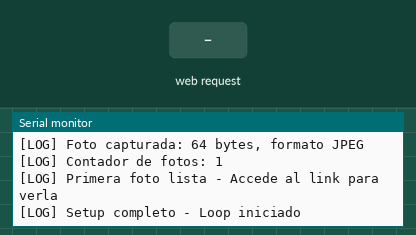
This sketch was run on a simulated ESP32. On the bench: the last lines printed to the serial monitor. The inputs (shaded band) are chosen by the test bench. The camera gives no picture.

Above: at 2.6 s.
2.7 s: HTTP request GET / received
At 3.9 s:
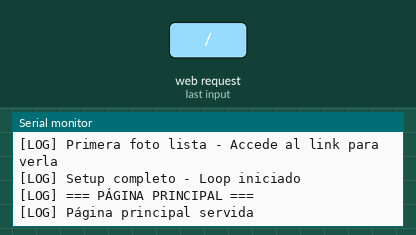
4.2 s: HTTP request GET /photo received
At 5.4 s:
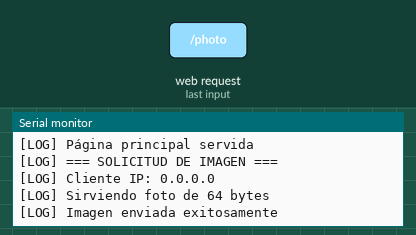
5.7 s: HTTP request GET /test received
At 6.9 s:
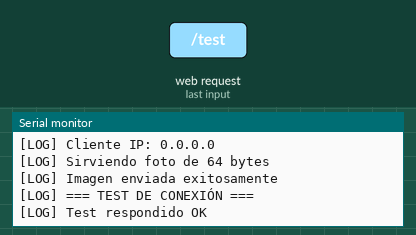
7.2 s: HTTP request GET /status received
At 8.3 s:
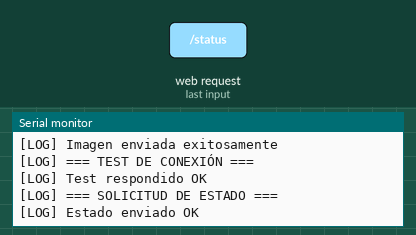

The sketch:

iiiiia.ino
```cpp
#include "esp_camera.h"
#include "WiFi.h"
#include <WebServer.h>
#include <ArduinoJson.h>  // Instala "ArduinoJson" en Library Manager

// ==== Pines para módulo AI Thinker ====
#define PWDN_GPIO_NUM     32
#define RESET_GPIO_NUM    -1
#define XCLK_GPIO_NUM      0
#define SIOD_GPIO_NUM     26
#define SIOC_GPIO_NUM     27
#define Y9_GPIO_NUM       35
#define Y8_GPIO_NUM       34
#define Y7_GPIO_NUM       39
#define Y6_GPIO_NUM       36
#define Y5_GPIO_NUM       21
#define Y4_GPIO_NUM       19
#define Y3_GPIO_NUM       18
#define Y2_GPIO_NUM        5
#define VSYNC_GPIO_NUM    25
#define HREF_GPIO_NUM     23
#define PCLK_GPIO_NUM     22

// ==== Datos WiFi (AP local para prueba) ====
const char* ssid     = "ESP32-CAM-Test";
const char* password = "12345678";

// Configuración
const int fotoInterval = 60000;  // Intervalo entre fotos (ms)
int fotoCounter = 0;

WebServer server(80);
camera_fb_t *currentFb = NULL;  // Buffer global para la foto actual (sin SD)

bool initCamera() {
  Serial.println("[LOG] === INICIANDO CÁMARA ===");
  camera_config_t config;
  config.ledc_channel = LEDC_CHANNEL_0;
  config.ledc_timer   = LEDC_TIMER_0;
  config.pin_d0       = Y2_GPIO_NUM;
  config.pin_d1       = Y3_GPIO_NUM;
  config.pin_d2       = Y4_GPIO_NUM;
  config.pin_d3       = Y5_GPIO_NUM;
  config.pin_d4       = Y6_GPIO_NUM;
  config.pin_d5       = Y7_GPIO_NUM;
  config.pin_d6       = Y8_GPIO_NUM;
  config.pin_d7       = Y9_GPIO_NUM;
  config.pin_xclk     = XCLK_GPIO_NUM;
  config.pin_pclk     = PCLK_GPIO_NUM;
  config.pin_vsync    = VSYNC_GPIO_NUM;
  config.pin_href     = HREF_GPIO_NUM;
  config.pin_sscb_sda = SIOD_GPIO_NUM;
  config.pin_sscb_scl = SIOC_GPIO_NUM;
  config.pin_pwdn     = PWDN_GPIO_NUM;
  config.pin_reset    = RESET_GPIO_NUM;
  config.xclk_freq_hz = 20000000;
  config.pixel_format = PIXFORMAT_JPEG;
  config.frame_size   = FRAMESIZE_QCIF;
  config.jpeg_quality = 20;
  config.fb_count     = 1;

  esp_err_t err = esp_camera_init(&config);
  if (err != ESP_OK) {
    Serial.printf("[ERROR] Fallo inicialización cámara: 0x%x (revisa cables/alimentación)\n", err);
    return false;
  }
  Serial.println("[LOG] Cámara OK - Listo para capturar");
  return true;
}

bool tomarFoto() {
  Serial.println("[LOG] === CAPTURANDO FOTO ===");
  if (currentFb) {
    esp_camera_fb_return(currentFb);  // Libera anterior
    Serial.println("[LOG] Buffer anterior liberado");
  }
  currentFb = esp_camera_fb_get();
  if (!currentFb) {
    Serial.println("[ERROR] Fallo al capturar foto (revisa luz/cámara)");
    return false;
  }
  Serial.printf("[LOG] Foto capturada: %u bytes, formato JPEG\n", currentFb->len);
  fotoCounter++;
  Serial.printf("[LOG] Contador de fotos: %d\n", fotoCounter);
  return true;
}

void handleImage() {
  Serial.println("[LOG] === SOLICITUD DE IMAGEN ===");
  Serial.printf("[LOG] Cliente IP: %s\n", server.client().remoteIP().toString().c_str());
  if (!currentFb) {
    Serial.println("[ERROR] No hay foto disponible (toma una primero)");
    server.send(404, "text/plain", "No hay foto - Reinicia para capturar");
    return;
  }
  Serial.printf("[LOG] Sirviendo foto de %u bytes\n", currentFb->len);
  server.setContentLength(currentFb->len);
  server.send(200, "image/jpeg", "");
  server.sendContent((const char*)currentFb->buf, currentFb->len);
  Serial.println("[LOG] Imagen enviada exitosamente");
}

void handleTest() {
  Serial.println("[LOG] === TEST DE CONEXIÓN ===");
  StaticJsonDocument<200> doc;
  doc["status"] = "success";
  doc["uptime"] = millis();
  doc["fotos"] = fotoCounter;
  String response;
  serializeJson(doc, response);
  server.send(200, "application/json", response);
  Serial.println("[LOG] Test respondido OK");
}

void handleStatus() {
  Serial.println("[LOG] === SOLICITUD DE ESTADO ===");
  StaticJsonDocument<300> doc;
  doc["status"] = "success";
  doc["uptime"] = millis();
  doc["fotos"] = fotoCounter;
  doc["memoria"] = ESP.getFreeHeap();
  String response;
  serializeJson(doc, response);
  server.send(200, "application/json", response);
  Serial.println("[LOG] Estado enviado OK");
}

void handleCapture() {
  Serial.println("[LOG] === SOLICITUD DE CAPTURA MANUAL ===");
  StaticJsonDocument<200> doc;
  if (tomarFoto()) {
    doc["success"] = true;
    doc["message"] = "Foto tomada";
    doc["fotos"] = fotoCounter;
  } else {
    doc["success"] = false;
    doc["message"] = "Fallo al tomar foto";
  }
  String response;
  serializeJson(doc, response);
  server.send(200, "application/json", response);
  Serial.println("[LOG] Captura manejada OK");
}

void handleRoot() {
  Serial.println("[LOG] === PÁGINA PRINCIPAL ===");
  unsigned long lastCapture = (millis() - (fotoInterval * (fotoCounter - 1))) / 1000; // Tiempo desde última captura
  String html = "<html><head><style>";
  html += "body { background-color: #1a1a1a; color: #ffffff; font-family: Arial, sans-serif; text-align: center; margin: 0; padding: 20px; }";
  html += "h1 { color: #00ff00; }";
  html += "img { max-width: 100%; border: 2px solid #00ff00; border-radius: 10px; }";
  html += "p { font-size: 16px; }";
  html += "button { background-color: #00ff00; color: #1a1a1a; border: none; padding: 10px 20px; font-size: 16px; cursor: pointer; border-radius: 5px; }";
  html += "button:hover { background-color: #00cc00; }";
  html += "</style></head><body>";
  html += "<h1>ESP32-CAM Test - Foto #" + String(fotoCounter) + "</h1>";
  if (currentFb) {
    html += "<img src='/photo' alt='Foto Cámara'>";
    html += "<p>Última captura: hace " + String(lastCapture) + " segundos</p>";
  } else {
    html += "<p>No hay foto aún. Espera...</p>";
  }
  html += "<p><a href='/test' style='color: #00ff00; text-decoration: none;'>Test</a> | <a href='/status' style='color: #00ff00; text-decoration: none;'>Estado</a> | <a href='/photo' style='color: #00ff00; text-decoration: none;'>Foto</a></p>";
  html += "<button onclick=\"fetch('/capture', { method: 'POST' }).then(response => response.json()).then(data => alert(JSON.stringify(data)));\">Tomar Foto Ahora</button>";
  html += "</body></html>";
  server.send(200, "text/html", html);
  Serial.println("[LOG] Página principal servida");
}

void setup() {
  Serial.begin(115200);
  delay(1000);
  Serial.println("\n--- Timelapse ESP32-CAM (v2.1.1 - API Consumible) ---");
  Serial.println("[LOG] Iniciando setup...");

  // Inicializar cámara
  Serial.println("[LOG] Configurando cámara...");
  if (!initCamera()) {
    Serial.println("[ERROR] Fallo cámara - Reiniciando en 5s");
    delay(5000);
    esp_restart();
  }

  // Configurar AP WiFi
  Serial.println("[LOG] Configurando AP WiFi...");
  WiFi.softAP(ssid, password);
  IPAddress IP = WiFi.softAPIP();
  Serial.printf("[LOG] AP OK: %s (pass: %s) | IP: %s\n", ssid, password, IP.toString().c_str());
  Serial.println("[INSTRUCCIÓN] Conéctate al WiFi desde tu celular/PC y usa http://192.168.4.1/ o Postman");

  // Configurar servidor
  server.on("/", handleRoot);
  server.on("/photo", handleImage);  // Renombrado a /photo para API
  server.on("/test", handleTest);
  server.on("/status", handleStatus);
  server.on("/capture", HTTP_POST, handleCapture);
  server.begin();
  Serial.println("[LOG] Servidor web iniciado - Manejo requests en loop()");

  // Tomar primera foto
  Serial.println("[LOG] Capturando primera foto...");
  if (!tomarFoto()) {
    Serial.println("[ERROR] Fallo primera foto");
  } else {
    Serial.println("[LOG] Primera foto lista - Accede al link para verla");
  }
  Serial.println("[LOG] Setup completo - Loop iniciado");
}

void loop() {
  server.handleClient();  // Prioridad: maneja requests inmediatamente

  // Captura periódica
  static unsigned long lastPhoto = 0;
  if (millis() - lastPhoto > fotoInterval) {
    Serial.println("[LOG] Capturando foto periódica...");
    if (tomarFoto()) {
      Serial.println("[LOG] Foto periódica OK");
    } else {
      Serial.println("[ERROR] Fallo foto periódica");
    }
    lastPhoto = millis();
  }

  // Log de estado cada 10s
  static unsigned long lastStatus = 0;
  if (millis() - lastStatus > 10000) {
    Serial.printf("[STATUS] Uptime: %lu ms | Fotos: %d | Clientes conectados: %d\n", millis(), fotoCounter, WiFi.softAPgetStationNum());
    lastStatus = millis();
  }

  delay(50);  // Delay mínimo para estabilidad
}
```

Measured:
- after the input at 2.7 s, the serial monitor: prints a new line at once (image 1)
- after the input at 4.2 s, the serial monitor: prints a new line at once (image 2)
- after the input at 5.7 s, the serial monitor: prints a new line at once (image 3)
- after the input at 7.2 s, the serial monitor: prints a new line at once (image 4)
